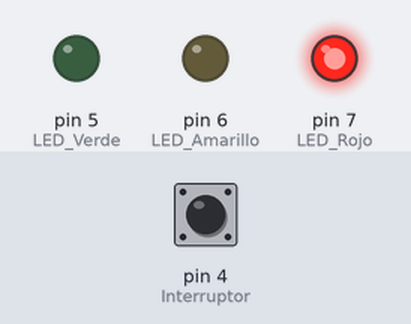
The sketch below on a simulated Arduino Uno, built with avr-gcc and run on an emulated ATmega328P. Shown: output pins drawn as LEDs (lit = HIGH). Dashed ring = blinking. Inputs (shaded band) come from the test bench; at power-on: pin 4 (Interruptor) LOW. EEPROM starts erased.

Above: at 1.2 s.
1.3 s: pin 4 (Interruptor) pulled HIGH for 0.15 s
At 1.92 s:
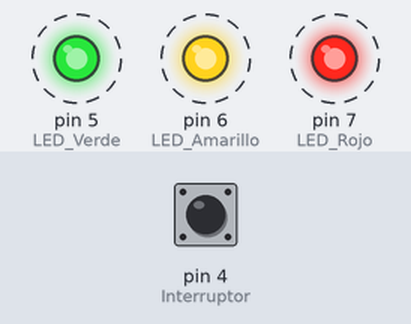
4.3 s: pin 4 (Interruptor) pulled HIGH for 3.2 s
At 4.67 s:
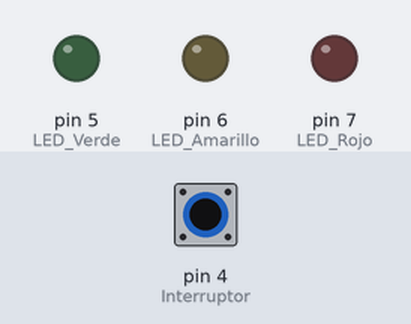
9.0 s: pin 4 (Interruptor) pulled HIGH for 1 s
At 9.43 s:
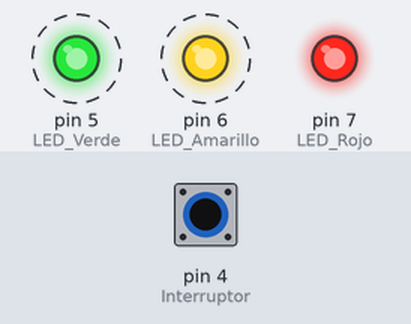
Timing chart, 0 to 12.3 s (numbered marks = the images above; inputs shaded):
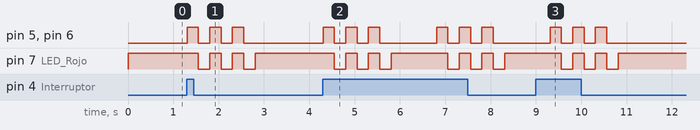

Measured:
- after the input at 1.3 s, pin 5 (LED_Verde), pin 6 (LED_Amarillo): alternates HIGH for 0.25 s and LOW for 0.25 s, 6 changes in all, then stays LOW, starting at once; pin 7 (LED_Rojo): alternates HIGH for 0.25 s and LOW for 0.25 s, 6 changes in all, then stays HIGH, starting after 0.25 s
- after the input at 4.3 s, pin 5 (LED_Verde), pin 6 (LED_Amarillo): LOW → HIGH at once, → LOW 0.25 s later, → HIGH 0.25 s later, → LOW 0.25 s later, … (12 changes in this stretch); pin 7 (LED_Rojo): HIGH → LOW after 0.25 s, → HIGH 0.25 s later, → LOW 0.25 s later, → HIGH 0.25 s later, … (12 changes in this stretch)
- after the input at 9.0 s, pin 5 (LED_Verde), pin 6 (LED_Amarillo): alternates HIGH for 0.25 s and LOW for 0.25 s, 6 changes in all, then stays LOW, starting after 0.31 s; pin 7 (LED_Rojo): alternates HIGH for 0.25 s and LOW for 0.25 s, 6 changes in all, then stays HIGH, starting after 0.56 s

The sketch:

Semaforo.ino
```cpp
/*
---------------------------------------
| Semáforo con Arduino, versión 1.0.0 |        Diseñado por Antony García González, del Panama Hitek Creative Team
---------------------------------------

Este algoritmo le da funcionamiento a un semáforo, cuyo diagrama pictórico se puede encontrar en la dirección
http://panamahitek.com/semaforo-con-arduino-v1-0-0/

Este semáforo no ha sido diseñado para que funcione como el clásico dispositivo de control de tráfico que vemos en
nuestras calles, sino que se construyó para que funcionara como indicador visual del tiempo restante para presentaciones
orales.
Al estar celebrando un ciclo de conferencias, fue necesario para nosotros hayar la manera de indicarle a determinado
expositor el tiempo que le quedaba. Así, la luz verde permanece encendida por 28 minutos, la luz amarilla por 2 minutos
y a partir de los 30 minutos de iniciada la exposición se enciende la luz roja, indicando que el tiempo de la exposición
ha terminado.

El funcionamiento de este dispositivo se puede modificar para que sea usado como semáforo de tránsito. De igual forma
se puede cambiar el tiempo para que sea más o menos tiempo que los 30 minutos preestablecidos.

Los invito a visitar nuestro blog http://panamahitek.com
El dispositivo funcionando en tiempo de ejecución lo pueden apreciar en el siguiente video:
https://www.youtube.com/watch?v=R6xY0yPHS68

*/

#include <EEPROM.h>;
int Minutos;
int Segundos;
int Horas;
int SecondBefore = 0;
int SecondAfter = 0;

void setup() {
  pinMode(4, INPUT); //Interruptor "Reset"

  pinMode(5, OUTPUT); //LED Verde
  pinMode(6, OUTPUT); //LED Amarillo
  pinMode(7, OUTPUT); //LED Rojo

  digitalWrite(7, HIGH);

  if (EEPROM.read(2) != 0) {
    Minutos = EEPROM.read(2);
    Horas = EEPROM.read(3);
  }
  else
  {
    Segundos = 0;
    Minutos = 0;
    Horas = 0;
  }

}

void loop() {

  if (digitalRead(4) == 1) {

    EEPROM.write(2, 0);
    EEPROM.write(3, 0);

    Segundos = 0;
    Minutos = 0;
    Horas = 0;

    //Secuencia de luces parpadeantes cuando se produce el reset

    digitalWrite(7, HIGH);
    digitalWrite(5, HIGH);
    digitalWrite(6, HIGH);
    delay(250);
    digitalWrite(7, LOW);
    digitalWrite(5, LOW);
    digitalWrite(6, LOW);
    delay(250);
    digitalWrite(7, HIGH);
    digitalWrite(5, HIGH);
    digitalWrite(6, HIGH);
    delay(250);
    digitalWrite(7, LOW);
    digitalWrite(5, LOW);
    digitalWrite(6, LOW);
    delay(250);
    digitalWrite(7, HIGH);
    digitalWrite(5, HIGH);
    digitalWrite(6, HIGH);
    delay(250);
    digitalWrite(7, LOW);
    digitalWrite(5, LOW);
    digitalWrite(6, LOW);
    delay(250);
    digitalWrite(7, HIGH);
    digitalWrite(5, LOW);
    digitalWrite(6, LOW);


    delay(1000);

  }

  //Función para el control del tiempo
  TimeRelatedEvents();
}

void TimeRelatedEvents() {
  SecondAfter = millis();
  //Conteo de los segundos
  if ((SecondAfter - SecondBefore) > 1000) {
    SecondBefore = SecondAfter;

    Segundos++;
    if (Segundos == 60) {
      Segundos = 0;
      Minutos++;
      EEPROM.write(2, Minutos);
      //Tiempo de duración de la luz verde (28)
      if (Minutos == (28)) {

        digitalWrite(7, HIGH);
        delay(250);
        digitalWrite(7, LOW);
        delay(250);
        digitalWrite(7, HIGH);
        delay(250);
        digitalWrite(7, LOW);
        delay(250);
        digitalWrite(7, HIGH);
        delay(250);

        digitalWrite(7, LOW);
        digitalWrite(5, LOW);
        digitalWrite(6, HIGH);
        //Serial.println("Amarilo");
      }

      //Tiempo antes de la activación de la luz roja (30 minutos)
      if (Minutos > (29)) {
        digitalWrite(6, HIGH);
        delay(250);
        digitalWrite(6, LOW);
        delay(250);
        digitalWrite(6, HIGH);
        delay(250);
        digitalWrite(6, LOW);
        delay(250);
        digitalWrite(6, HIGH);
        delay(250);

        digitalWrite(7, LOW);
        digitalWrite(5, HIGH);
        digitalWrite(6, LOW);
        // Serial.println("Rojo");
      }

      if (Minutos > 59) {
        Minutos = 0;
        Horas++;
        EEPROM.write(3, Horas);
      }
    }
  }
}
```
